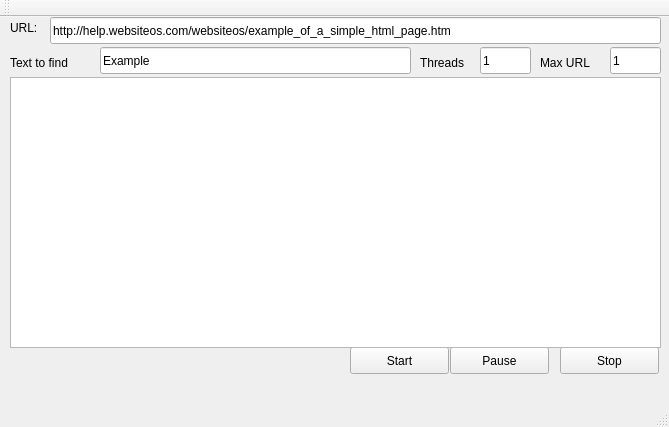
<?xml version="1.0" encoding="UTF-8"?>
<ui version="4.0">
 <class>MainWindow</class>
 <widget class="QMainWindow" name="MainWindow">
  <property name="geometry">
   <rect>
    <x>0</x>
    <y>0</y>
    <width>669</width>
    <height>427</height>
   </rect>
  </property>
  <property name="windowTitle">
   <string>MainWindow</string>
  </property>
  <widget class="QWidget" name="centralWidget">
   <widget class="QLineEdit" name="edit_start_url">
    <property name="geometry">
     <rect>
      <x>50</x>
      <y>0</y>
      <width>611</width>
      <height>27</height>
     </rect>
    </property>
    <property name="text">
     <string>http://help.websiteos.com/websiteos/example_of_a_simple_html_page.htm</string>
    </property>
   </widget>
   <widget class="QLabel" name="label_url">
    <property name="geometry">
     <rect>
      <x>10</x>
      <y>0</y>
      <width>31</width>
      <height>21</height>
     </rect>
    </property>
    <property name="text">
     <string>URL:</string>
    </property>
   </widget>
   <widget class="QPushButton" name="button_start">
    <property name="geometry">
     <rect>
      <x>350</x>
      <y>330</y>
      <width>99</width>
      <height>27</height>
     </rect>
    </property>
    <property name="text">
     <string>Start</string>
    </property>
   </widget>
   <widget class="QPushButton" name="button_pause">
    <property name="geometry">
     <rect>
      <x>450</x>
      <y>330</y>
      <width>99</width>
      <height>27</height>
     </rect>
    </property>
    <property name="text">
     <string>Pause</string>
    </property>
   </widget>
   <widget class="QPushButton" name="button_stop">
    <property name="geometry">
     <rect>
      <x>560</x>
      <y>330</y>
      <width>99</width>
      <height>27</height>
     </rect>
    </property>
    <property name="text">
     <string>Stop</string>
    </property>
   </widget>
   <widget class="QLabel" name="label_threads_count">
    <property name="geometry">
     <rect>
      <x>420</x>
      <y>30</y>
      <width>61</width>
      <height>31</height>
     </rect>
    </property>
    <property name="text">
     <string>Threads</string>
    </property>
   </widget>
   <widget class="QLineEdit" name="edit_threads_num">
    <property name="geometry">
     <rect>
      <x>480</x>
      <y>30</y>
      <width>51</width>
      <height>27</height>
     </rect>
    </property>
    <property name="text">
     <string>1</string>
    </property>
   </widget>
   <widget class="QLineEdit" name="edit_max_urls">
    <property name="geometry">
     <rect>
      <x>610</x>
      <y>30</y>
      <width>51</width>
      <height>27</height>
     </rect>
    </property>
    <property name="text">
     <string>1</string>
    </property>
   </widget>
   <widget class="QLabel" name="label_max_urls">
    <property name="geometry">
     <rect>
      <x>540</x>
      <y>30</y>
      <width>61</width>
      <height>31</height>
     </rect>
    </property>
    <property name="text">
     <string>Max URL</string>
    </property>
   </widget>
   <widget class="QLineEdit" name="edit_text_to_find">
    <property name="geometry">
     <rect>
      <x>100</x>
      <y>30</y>
      <width>311</width>
      <height>27</height>
     </rect>
    </property>
    <property name="text">
     <string>Example</string>
    </property>
   </widget>
   <widget class="QLabel" name="label_text_to_find">
    <property name="geometry">
     <rect>
      <x>10</x>
      <y>30</y>
      <width>81</width>
      <height>31</height>
     </rect>
    </property>
    <property name="text">
     <string>Text to find</string>
    </property>
   </widget>
   <widget class="QTextBrowser" name="text_browser">
    <property name="geometry">
     <rect>
      <x>10</x>
      <y>60</y>
      <width>651</width>
      <height>271</height>
     </rect>
    </property>
   </widget>
  </widget>
  <widget class="QMenuBar" name="menuBar">
   <property name="geometry">
    <rect>
     <x>0</x>
     <y>0</y>
     <width>669</width>
     <height>25</height>
    </rect>
   </property>
  </widget>
  <widget class="QToolBar" name="mainToolBar">
   <attribute name="toolBarArea">
    <enum>TopToolBarArea</enum>
   </attribute>
   <attribute name="toolBarBreak">
    <bool>false</bool>
   </attribute>
  </widget>
  <widget class="QStatusBar" name="statusBar"/>
 </widget>
 <layoutdefault spacing="6" margin="11"/>
 <resources/>
 <connections/>
</ui>
